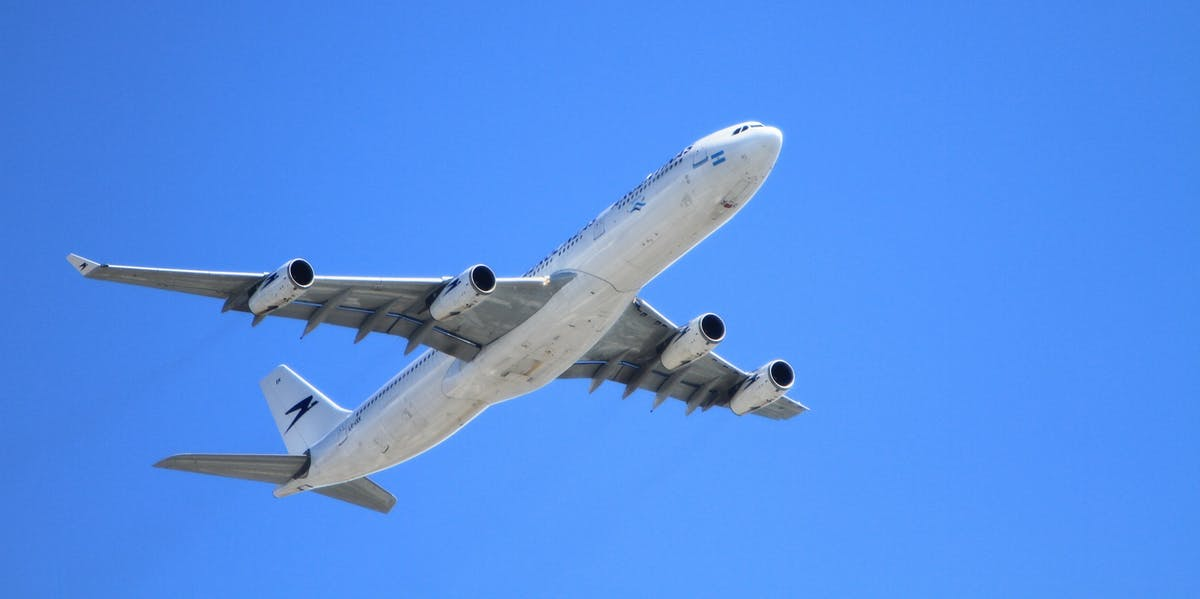
%> input picture Project 2/img2.jpeg, 1200 x 599 px
$ octave 'ford and fulkerson.m'   (GNU Octave 9; MATLAB toolbox functions it lacks are replaced by stand-ins)
%> lines starting %> are read from the running program, lines starting %| are printed output that depends on the picture
%% ford Fulkerson
clc;clear;
I = imread('img2.jpeg');
%> I is the input picture: size 599x1200x3 uint8; mean R, G, B 84.3, 143.1, 233.6
J1=imresize(I, 0.05);
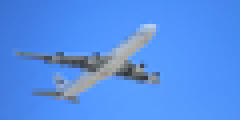
%> J1: size 30x60x3 uint8 (shown 4 times larger); mean R, G, B 84.3, 143.1, 233.6
I1=im2double(I);
i=(I1(:,:,1)+I1(:,:,2)+I1(:,:,3))/3;
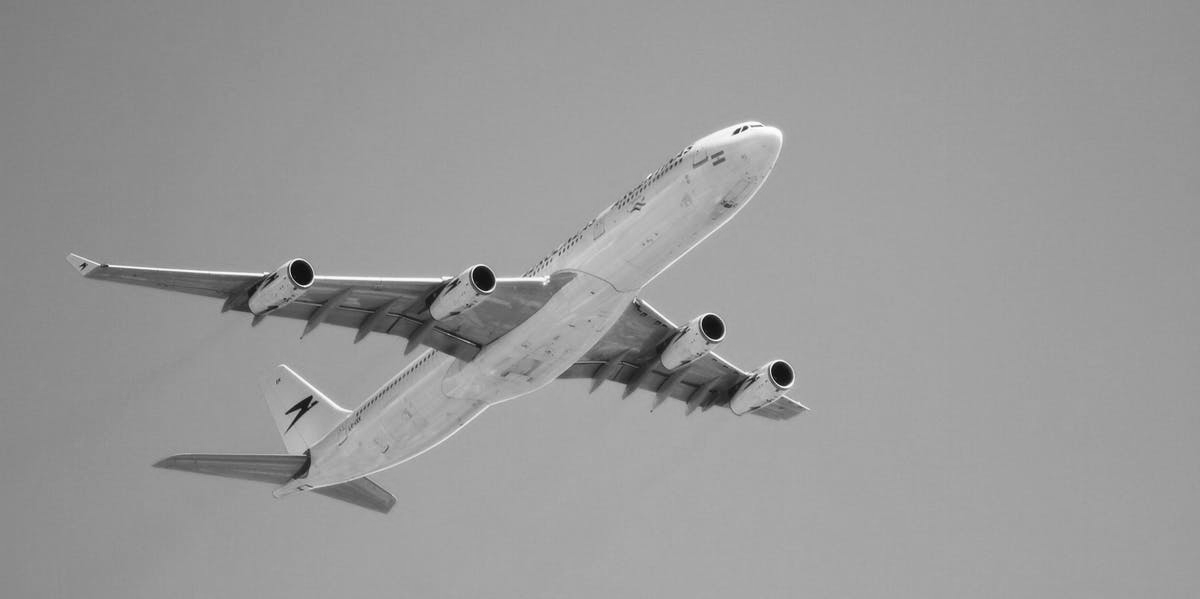
%> i: size 599x1200 double; min 0.0183, max 1, mean 0.603
J = imresize(i, 0.05);
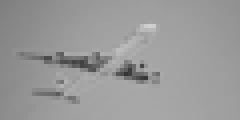
%> J: size 30x60 double (shown 4 times larger); min 0.211, max 0.816, mean 0.603


rows=size(J,1);
%> rows = 30
columns=size(J,2);
%> columns = 60
[Y,X]=ndgrid(1:rows,1:columns);
x=X(:);
%> x = 1800 values from 1 to 60
y=Y(:);
d=pdist2([x y],[x y]);
grey=double(J(:));
%> grey = 1800 values, max 0.816 at index 1117, min 0.211 at index 949, mean 0.603
f=pdist2(grey,grey);
A=(0.01+f)./d;
A(f==0)=0.01./d(f==0);
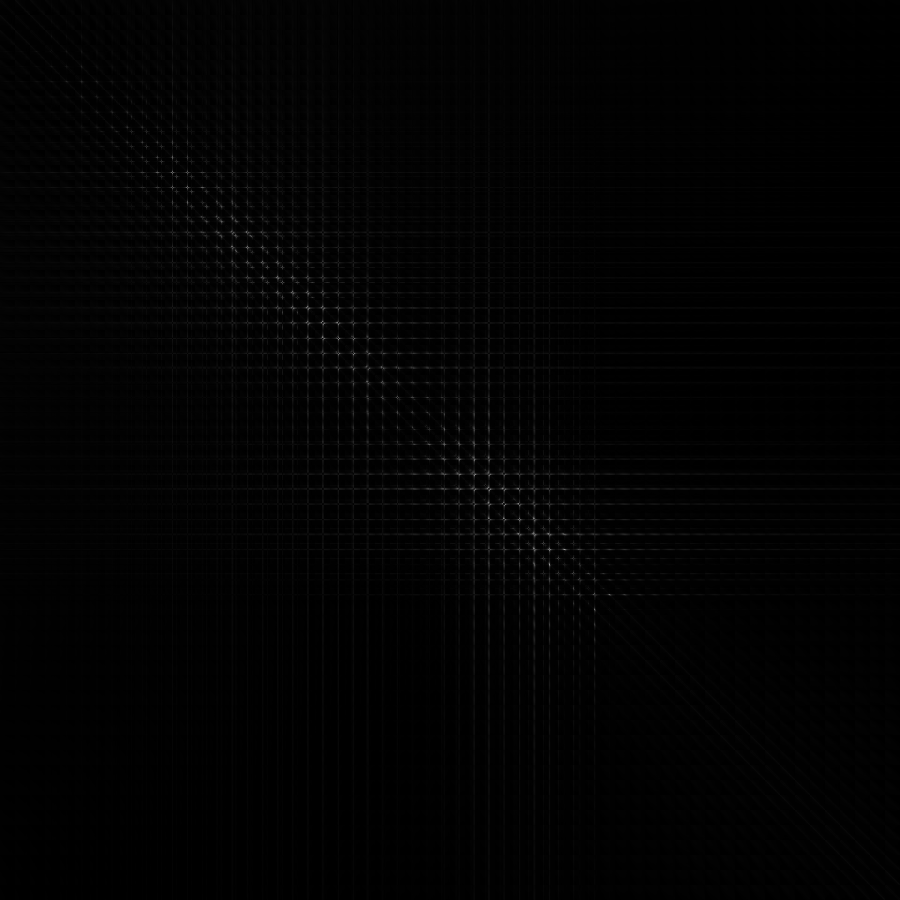
%> A: size 1800x1800 double (shown at 1/2 size); 0.06% of the values are NaN or infinite; the others: min 0.000166, max 0.363, mean 0.00405; drawn with min black, max white, NaN and infinite black


A=A-diag(diag(A));
A(isnan(A))=0;;
A1=zeros(size(A,2)+2,size(A,2)+2);
A1(2:size(A,2)+1,2:size(A,2)+1)=A;
A1(1,2:size(A,2)+1)=(1/3);
A1(2:size(A,2)+1,1)=(1/3);
A1(size(A,2)+2,2:size(A,2)+1)=(2/3);
A1(2:size(A,2)+1,size(A,2)+2)=(2/3);

cap=A1;
%%
clc;clear;
Image = double(imread('img2.jpeg'));
I_R = imresize(Image(:,:,1),0.05);
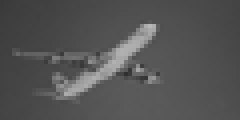
%> I_R: size 30x60 double (shown 4 times larger); min 47.66, max 183.7, mean 84.3
rows=size(I_R,1);
columns=size(I_R,2);
N = rows*columns;
%> N = 1800
B = I_R / 255;
A = 1 - B;
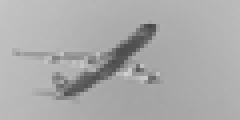
%> A: size 30x60 double (shown 4 times larger); min 0.28, max 0.813, mean 0.669
A = A(:)';
%> A = 1800 values, max 0.813 at index 949, min 0.28 at index 1117, mean 0.669
B = B(:)';
%> B = 1800 values, max 0.72 at index 1117, min 0.187 at index 949, mean 0.331
QQ = reshape(I_R,1,[]);
%> QQ = 1800 values, max 183.7 at index 1117, min 47.66 at index 949, mean 84.29
p = zeros(N);
s = 1;

for i=1:N
    if ( (i+1)<=N && i ~= floor(i/columns)*columns )
        p(i,i+1) = filt(QQ(i),QQ(i+1),s);
    end
    if  ( (i-1)>=1 && i ~= floor(i/columns)*columns+1 )
        p(i,i-1) = filt(QQ(i),QQ(i-1),s);
    end
    if ( (i-columns)>=1 )
        p(i,i-columns) = filt(QQ(i),QQ(i-columns),s);
    end
    if ( (i+columns)<=N )
        p(i,i+columns) = filt(QQ(i),QQ (i+columns),s);
    end
    end
%> this loop made 1800 passes

cap = [0 A 0;
    zeros(rows*columns,1) p B';
    zeros(1,rows*columns+2)];
%%

%example

p=[0 1 2 4 0 2;
    0 0 0 4 5 0;
    0 0 0 0 9 1;
    0 0 0 0 0 10;
    0 0 0 0 0 8;
    0 0 0 0 0 0];


%%
ps = ST_cut(1,6,p,6);

a=graphh(ps);
% [21 lines not run here, left out]
function o = filt(X,Y,sigma)
x=double(X(:));
y=double(Y(:));
o=exp((norm(-x+y))/sigma);
end

function cff=ST_cut(sS,sK,cap,nn)

cff=zeros(nn,nn);
mFX=0;mNc = [];
PT = bFS(sS,sK,cff,cap,nn);

while ~isempty(PT)
itt = inf;
kk=length(PT);
for i=1:kk-1

a=PT(i);
b=PT(i+1);
itt=min(itt, cap(a,b)-cff(a,b));
 end
 mNc =[mNc;find(itt == (cap - cff))];

 for i=1:kk-1
    a=PT(i);
    b=PT(i+1);

 cff(a,b)=cff(a,b)+itt;
 cff(b,a)=cff(b,a)-itt;
 end
 mFX=mFX+itt;
 PT = bFS(sS,sK,cff,cap,nn);
end
end

function Path = bFS(beG,tAR,clfw,cap,n)
%> called with beG = 1, tAR = 6, n = 6

    A1 =0;A2=1; A3=2;
    head=1; tail=1;
    QW=[];Path=[];
    A(1:n)=A1;
    QW=[beG QW];
    A(beG)=A2;
    REp(beG) = -1;

REp=zeros(1,n);
while ~isempty (QW)
 UU=QW(end);
 QW(end)=[];
   A(UU)=A3;
 for FQ=1:n
if (A(FQ)==A1 && cap(UU,FQ)>clfw(UU,FQ) )
  QW=[FQ QW];
  A(FQ)=A2;
  REp(FQ)=UU;
   end
   end
   end
  if A(tAR)==A3
  tOP=tAR;
  while REp(tOP)~=beG
   Path = [REp(tOP) Path];
    tOP=REp(tOP);
    end
    Path=[beG Path tAR];
    else
    Path=[];
    end
end

function qqq=graphh(x)
    r=size(x,1);
    p=0;
    k=0;
    qqq=tril(x);
    for i=1:r
        for j=1:r
        if x(i,j)~=0
            p=p+1;
            s(1,p)=i;
            t(1,p)=j;
            weights(1,p)=x(i,j);
        end
         if x(i,j)~=0 && i>j
            k=k+1;
            s1(1,k)=j;
            t1(1,k)=i;
            weights1(1,k)=x(i,j);
        end
        end
        end

%> (the run ends here)
